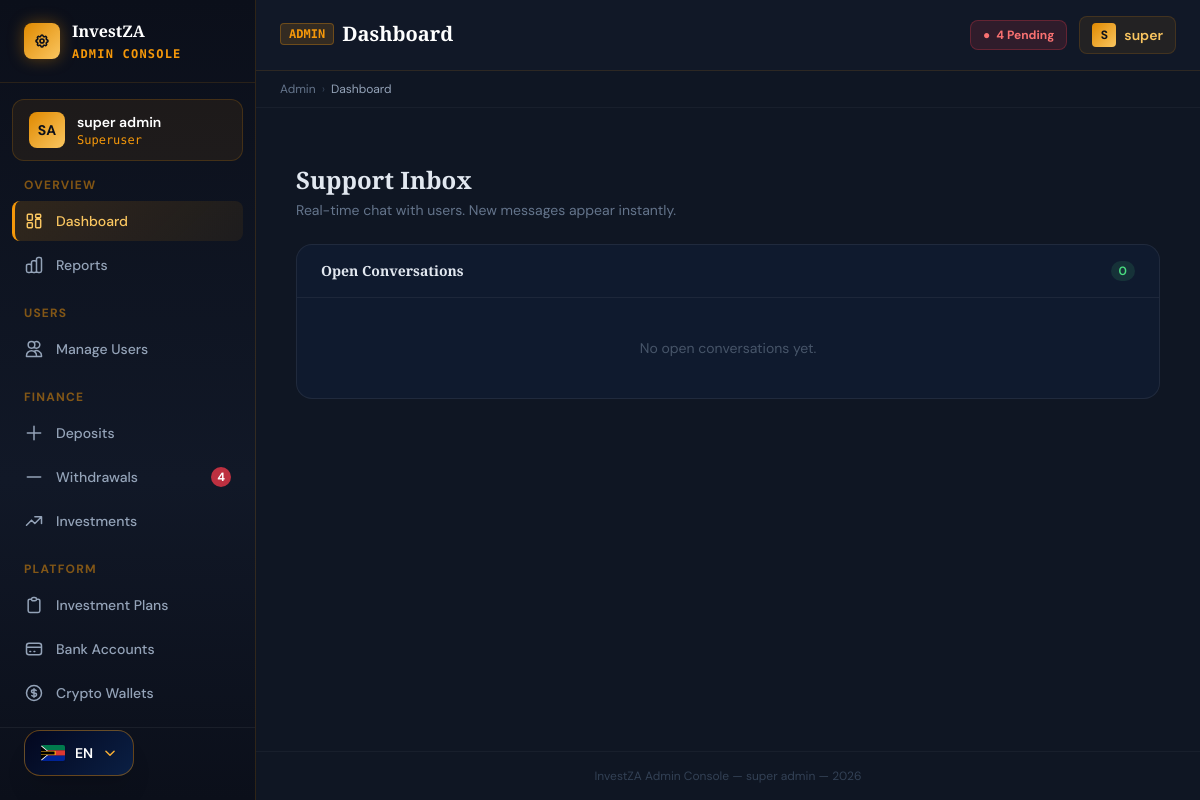
Before: /admin-panel/chat/ (signed in) with the older database file.
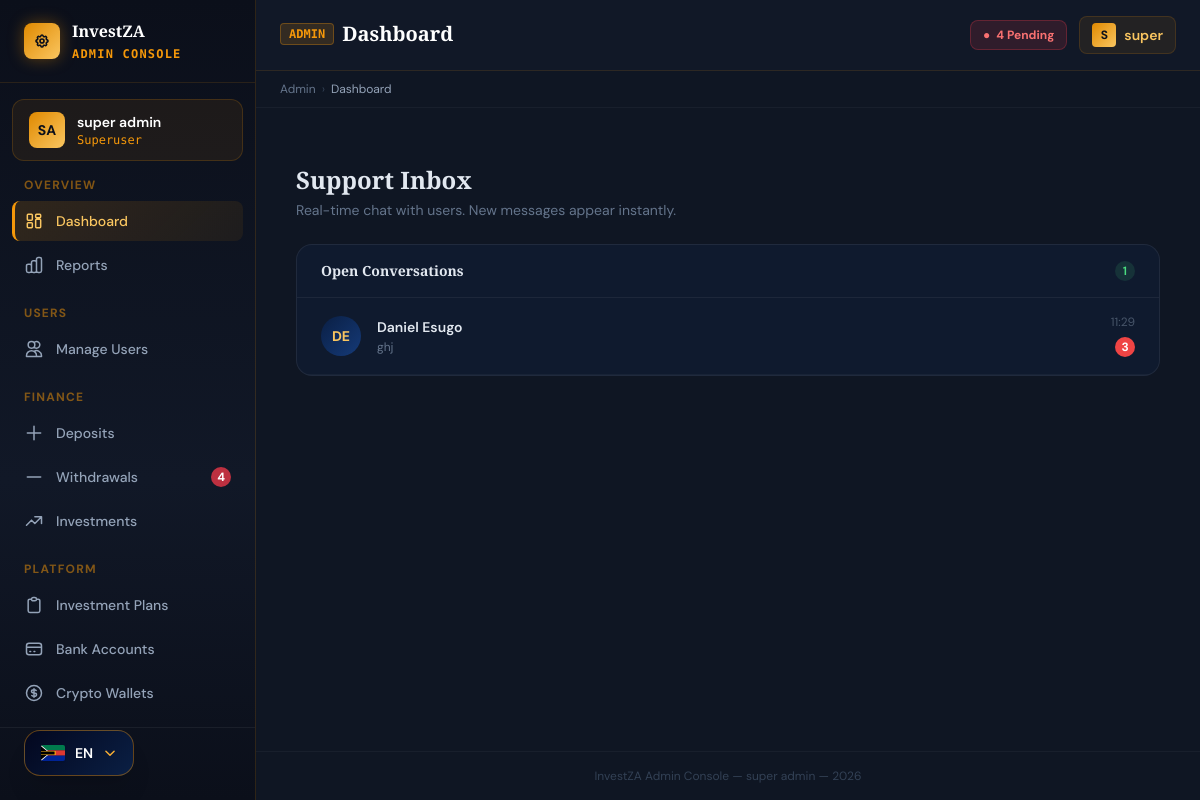
After: the same page with the newer database file.
### apps/support/models.py (models this page shows, shortened)
class ChatSession(models.Model):
    STATUS_OPEN   = 'open'
    STATUS_CLOSED = 'closed'
    STATUS_CHOICES = [
        (STATUS_OPEN,   'Open'),
        (STATUS_CLOSED, 'Closed'),
    ]
    id         = models.UUIDField(primary_key=True, default=uuid.uuid4, editable=False)
    user       = models.ForeignKey(
        settings.AUTH_USER_MODEL,
        on_delete=models.CASCADE,
        related_name='chat_sessions',
    )
    status     = models.CharField(max_length=10, choices=STATUS_CHOICES, default=STATUS_OPEN)
    created_at = models.DateTimeField(auto_now_add=True)
    updated_at = models.DateTimeField(auto_now=True)
    unread_by_admin = models.PositiveIntegerField(default=0)
    unread_by_user  = models.PositiveIntegerField(default=0)
    class Meta:
        ordering = ['-updated_at']
    @property
    def last_message(self):
        return self.messages.order_by('-created_at').first()

class ChatMessage(models.Model):
    SENDER_USER  = 'user'
    SENDER_ADMIN = 'admin'
    SENDER_CHOICES = [
        (SENDER_USER,  'User'),
        (SENDER_ADMIN, 'Admin'),
    ]
    id         = models.UUIDField(primary_key=True, default=uuid.uuid4, editable=False)
    session    = models.ForeignKey(
        ChatSession, on_delete=models.CASCADE, related_name='messages'
    )
    sender     = models.CharField(max_length=10, choices=SENDER_CHOICES)
    body       = models.TextField(max_length=2000)
    created_at = models.DateTimeField(default=timezone.now)
    read       = models.BooleanField(default=False)
    class Meta:
        ordering = ['created_at']

### apps/accounts/models.py (models this page shows, shortened)
class User(AbstractUser):
    id = models.UUIDField(primary_key=True, default=uuid.uuid4, editable=False)
    email = models.EmailField(_('email address'), unique=True)
    phone_number = models.CharField(max_length=20, blank=True)
    date_of_birth = models.DateField(null=True, blank=True)
    id_number = models.CharField(max_length=20, blank=True, help_text="SA ID Number or Passport")
    profile_photo = models.ImageField(upload_to='profile_photos/', blank=True, null=True)
    is_verified = models.BooleanField(default=False, help_text="KYC verified user")
    is_active_investor = models.BooleanField(default=False)
    referral_code = models.CharField(max_length=8, unique=True, default=generate_referral_code)
    referred_by = models.ForeignKey(
        'self', null=True, blank=True,
        on_delete=models.SET_NULL,
        related_name='referrals'
    )
    created_at = models.DateTimeField(auto_now_add=True)
    last_seen = models.DateTimeField(null=True, blank=True)
    USERNAME_FIELD = 'email'
    REQUIRED_FIELDS = ['username', 'first_name', 'last_name']
    class Meta:
        verbose_name = 'User'
        verbose_name_plural = 'Users'
        ordering = ['-created_at']

### apps/support/views.py (the view)
# urls.py: path('chat/',                            views.admin_chat_inbox,   name='admin_chat_inbox'),
@login_required
@user_passes_test(is_admin, login_url='/accounts/login/')
def admin_chat_inbox(request):
    from apps.support.models import ChatSession
    open_sessions   = ChatSession.objects.filter(status='open').select_related('user').order_by('-updated_at')
    closed_sessions = ChatSession.objects.filter(status='closed').select_related('user').order_by('-updated_at')[:20]
    return render(request, 'admin_panel/chat_inbox.html', {
        'open_sessions':   open_sessions,
        'closed_sessions': closed_sessions,
    })

### apps/accounts/context_processors.py (called while the page is built)
def admin_pending_counts(request):
    if not request.user.is_authenticated or not (request.user.is_staff or request.user.is_superuser):
        return {}
    try:
        from apps.deposits.models import BankDeposit, CryptoDeposit
        from apps.withdrawals.models import Withdrawal
        pending_deposits = (
            BankDeposit.objects.filter(status__in=['SUBMITTED', 'VERIFYING']).count() +
            CryptoDeposit.objects.filter(status__in=['SUBMITTED', 'VERIFYING']).count()
        )
        pending_withdrawals = Withdrawal.objects.filter(status='PENDING').count()
        return {
            'pending_deposits_count':    pending_deposits,
            'pending_withdrawals_count': pending_withdrawals,
        }
    except Exception:
        return {}

### apps/accounts/models.py (called while the page is built)
    @classmethod
    def get(cls):
        obj, _ = cls.objects.get_or_create(pk=1)
        return obj

### apps/support/views.py (called while the page is built)
def is_admin(user):
    return user.is_authenticated and (user.is_staff or user.is_superuser)

### templates/admin_panel/chat_inbox.html (shortened to what this page needs)
{% extends "base/admin_base.html" %}
{% block content %}
<div class="max-w-5xl mx-auto px-4 py-8">
  <div class="flex items-center justify-between mb-6">
    <div>
      <h1 class="text-2xl font-bold" style="color:#e2e8f0;font-family:'Playfair Display',serif;">Support Inbox</h1>
      <p class="text-sm mt-1" style="color:#64748b;">Real-time chat with users. New messages appear instantly.</p>
    </div>
  </div>
  <div class="rounded-2xl overflow-hidden mb-6" style="background:#0f1a2e;border:1px solid rgba(255,255,255,0.07);">
    <div class="px-6 py-4 flex items-center justify-between" style="border-bottom:1px solid rgba(255,255,255,0.06);">
      <h2 class="text-sm font-semibold" style="color:#e2e8f0;">Open Conversations</h2>
      <span id="open-count" class="text-xs px-2 py-0.5 rounded-full font-semibold"
            style="background:rgba(74,222,128,0.12);color:#4ade80;">{{ open_sessions.count }}</span>
    </div>
    <div id="session-list">
      {% for s in open_sessions %}
      {% with last=s.last_message %}
      <a href="{% url 'admin_chat_session' s.id %}"
         class="session-row flex items-center gap-4 px-6 py-4 transition-colors"
         data-session="{{ s.id }}"
         style="border-bottom:1px solid rgba(255,255,255,0.04);"
         onmouseover="this.style.background='rgba(255,255,255,0.03)'"
         onmouseout="this.style.background=''">
        <div class="w-10 h-10 rounded-full flex items-center justify-center text-sm font-bold shrink-0"
             style="background:linear-gradient(135deg,#0a1f44,#153a78);color:#fac660;">
          {{ s.user.first_name|first|upper }}{{ s.user.last_name|first|upper }}
        </div>
        <div class="flex-1 min-w-0">
          <p class="text-sm font-semibold" style="color:#e2e8f0;">{{ s.user.get_full_name }}</p>
          <p class="text-xs truncate mt-0.5" style="color:#64748b;">
            {% if last %}{{ last.body|truncatechars:55 }}{% else %}No messages yet{% endif %}
          </p>
        </div>
        <div class="text-right shrink-0">
          {% if last %}<p class="text-xs mb-1" style="color:#475569;">{{ last.created_at|time:"H:i" }}</p>{% endif %}
          {% if s.unread_by_admin > 0 %}
          <span class="inline-flex items-center justify-center w-5 h-5 rounded-full text-xs font-bold"
                style="background:#ef4444;color:#fff;">{{ s.unread_by_admin }}</span>
          {% endif %}
        </div>
      </a>
      {% endwith %}
      {% empty %}
      <div class="px-6 py-10 text-center" id="empty-state">
        <p class="text-sm" style="color:#475569;">No open conversations yet.</p>
      </div>
      {% endfor %}
    </div>
  </div>
</div>
{% endblock %}

Changed rows visible on the page:
added ChatSession: user.first_name|first "D", user.last_name|first "E", user.get_full_name "Daniel Esugo", last_message.body "ghj", last_message.created_at "11:29", unread_by_admin "3"
Other visible differences:
{{ open_sessions.count }}: "0" → "1"
text no longer shown: "No open conversations yet."
